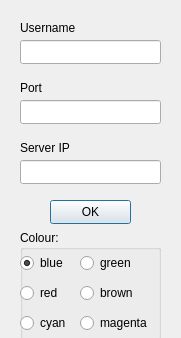
<?xml version="1.0" encoding="UTF-8"?>
<ui version="4.0">
 <class>ConfigDialog</class>
 <widget class="QDialog" name="ConfigDialog">
  <property name="geometry">
   <rect>
    <x>0</x>
    <y>0</y>
    <width>181</width>
    <height>338</height>
   </rect>
  </property>
  <property name="windowTitle">
   <string>Dialog</string>
  </property>
  <widget class="QLabel" name="cnfgUsernameLabel">
   <property name="geometry">
    <rect>
     <x>20</x>
     <y>20</y>
     <width>101</width>
     <height>16</height>
    </rect>
   </property>
   <property name="text">
    <string>Username</string>
   </property>
  </widget>
  <widget class="QLineEdit" name="cnfgUsernameEdit">
   <property name="geometry">
    <rect>
     <x>20</x>
     <y>40</y>
     <width>141</width>
     <height>24</height>
    </rect>
   </property>
  </widget>
  <widget class="QLabel" name="cnfgPortLabel">
   <property name="geometry">
    <rect>
     <x>20</x>
     <y>80</y>
     <width>66</width>
     <height>16</height>
    </rect>
   </property>
   <property name="text">
    <string>Port</string>
   </property>
  </widget>
  <widget class="QLineEdit" name="cnfgPortEdit">
   <property name="geometry">
    <rect>
     <x>20</x>
     <y>100</y>
     <width>141</width>
     <height>24</height>
    </rect>
   </property>
   <property name="text">
    <string/>
   </property>
  </widget>
  <widget class="QLabel" name="cnfgServerIPLabel">
   <property name="geometry">
    <rect>
     <x>20</x>
     <y>140</y>
     <width>66</width>
     <height>16</height>
    </rect>
   </property>
   <property name="text">
    <string>Server IP</string>
   </property>
  </widget>
  <widget class="QLineEdit" name="cnfgServerIPEdit">
   <property name="geometry">
    <rect>
     <x>20</x>
     <y>160</y>
     <width>141</width>
     <height>24</height>
    </rect>
   </property>
  </widget>
  <widget class="QPushButton" name="cnfgOkButton">
   <property name="geometry">
    <rect>
     <x>50</x>
     <y>200</y>
     <width>81</width>
     <height>24</height>
    </rect>
   </property>
   <property name="text">
    <string>OK</string>
   </property>
  </widget>
  <widget class="QGroupBox" name="groupBox">
   <property name="geometry">
    <rect>
     <x>20</x>
     <y>230</y>
     <width>141</width>
     <height>111</height>
    </rect>
   </property>
   <property name="title">
    <string>Colour:</string>
   </property>
   <widget class="QRadioButton" name="blueRadio">
    <property name="geometry">
     <rect>
      <x>0</x>
      <y>20</y>
      <width>51</width>
      <height>26</height>
     </rect>
    </property>
    <property name="text">
     <string>blue</string>
    </property>
    <property name="checked">
     <bool>true</bool>
    </property>
   </widget>
   <widget class="QRadioButton" name="greenRadio">
    <property name="geometry">
     <rect>
      <x>60</x>
      <y>20</y>
      <width>61</width>
      <height>26</height>
     </rect>
    </property>
    <property name="text">
     <string>green</string>
    </property>
   </widget>
   <widget class="QRadioButton" name="redRadio">
    <property name="geometry">
     <rect>
      <x>0</x>
      <y>50</y>
      <width>51</width>
      <height>26</height>
     </rect>
    </property>
    <property name="text">
     <string>red</string>
    </property>
   </widget>
   <widget class="QRadioButton" name="brownRadio">
    <property name="geometry">
     <rect>
      <x>60</x>
      <y>50</y>
      <width>71</width>
      <height>26</height>
     </rect>
    </property>
    <property name="text">
     <string>brown</string>
    </property>
   </widget>
   <widget class="QRadioButton" name="cyanRadio">
    <property name="geometry">
     <rect>
      <x>0</x>
      <y>80</y>
      <width>51</width>
      <height>26</height>
     </rect>
    </property>
    <property name="text">
     <string>cyan</string>
    </property>
   </widget>
   <widget class="QRadioButton" name="magentaRadio">
    <property name="geometry">
     <rect>
      <x>60</x>
      <y>80</y>
      <width>81</width>
      <height>26</height>
     </rect>
    </property>
    <property name="text">
     <string>magenta</string>
    </property>
   </widget>
  </widget>
 </widget>
 <resources/>
 <connections/>
</ui>
